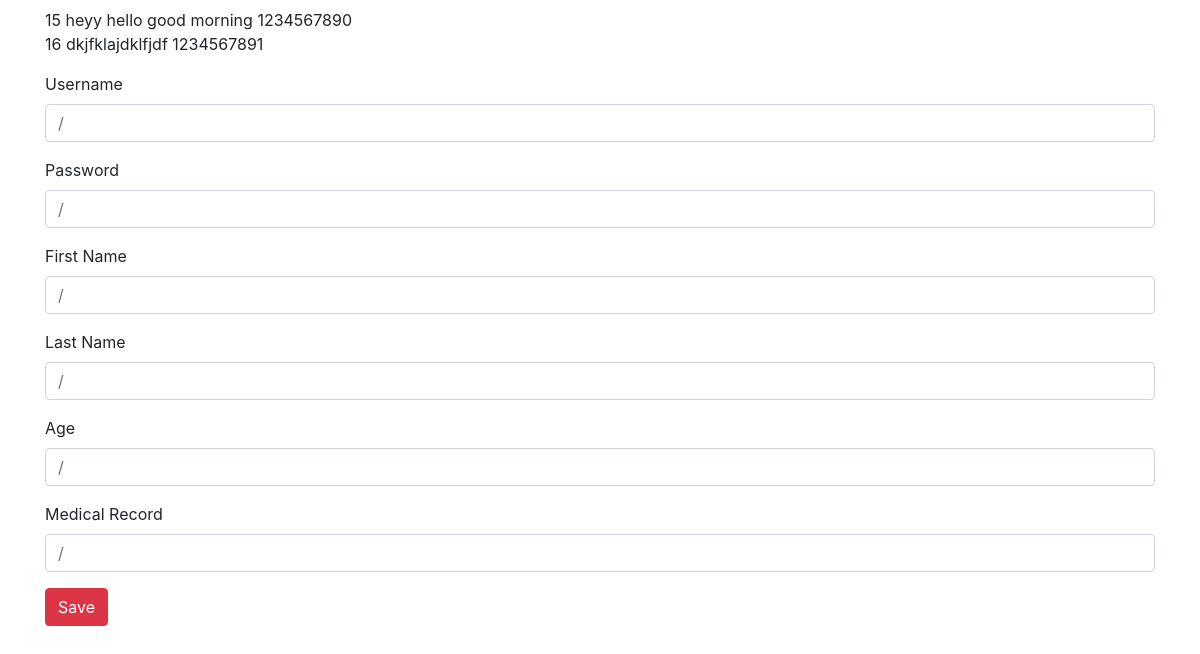
The app's page /mentalcheck/profile/ with its own data.
### mentalcheck/models.py (models this page shows)
class Profile(models.Model):
    User = models.OneToOneField(
        User,
        on_delete=models.CASCADE,
        primary_key = True,
        default = ""
    )
    age = models.IntegerField()
    medicalHistory = models.TextField(default="", blank=True)
    emergencyContact = models.CharField(max_length = 10, default = "")

### mentalcheck/views.py (the view, shortened to what this page needs)
# urls.py: path('profile/', views.profile.as_view(), name='profile'),
class profile(View):
    def get(self, request):
        profiles = Profile.objects.all()
        context = {
            'allProfiles': profiles
        }
        return render(request, 'mentalcheck/profilepage.html', context)

### mentalcheck/templates/mentalcheck/profilepage.html (shortened to what this page needs)
<!DOCTYPE html>
<html>
  <head>
    <link rel="stylesheet" href="https://maxcdn.bootstrapcdn.com/bootstrap/4.5.2/css/bootstrap.min.css">
  </head>
  <body>
    <div class = "container">
      <form style="padding-bottom:1em;" method="POST">
        {% for profile in allProfiles %}
          <div>
            {{profile.age}} {{profile.medicalHistory}}
            {{profile.emergencyContact}}
          </div>
        {% endfor %}
      </form>
      <form style="padding-bottom:1em;" method="POST">
        <div class="form-group">
          <label for="inputUsername">Username</label>
          <input type="text" class="form-control" name="inputUsername" id="inputUsername" placeholder = />
        </div>
        <div class="form-group">
          <label for="inputPassword">Password</label>
          <input type="password" class="form-control" name="inputPassword" id="inputPassword" placeholder = />
        </div>
        <div class="form-group">
          <label for="inputFirstName">First Name</label>
          <input type="text" class="form-control" name="inputFirstName" id="inputFirstName" placeholder = />
        </div>
        <div class="form-group">
          <label for="inputLastName">Last Name</label>
          <input type="text" class="form-control" name="inputLastName" id="inputLastName" placeholder = />
        </div>
        <div class="form-group">
          <label for="inputAge">Age</label>
          <input type="text" class="form-control" name="inputAge" id="inputAge" placeholder = />
        </div>
        <div class="form-group">
          <label for="inputMed">Medical Record</label>
          <input type="text" class="form-control" name="inputMed" id="inputMed" placeholder = />
        </div>
        <button type="submit" class="btn btn-danger">Save</button>
      </form>
    </div>
  </body>
</html>

### records on screen
Profile: age "15", medicalHistory "heyy hello good morning", emergencyContact "1234567890"
Profile: age "16", medicalHistory "dkjfklajdklfjdf", emergencyContact "1234567891"
